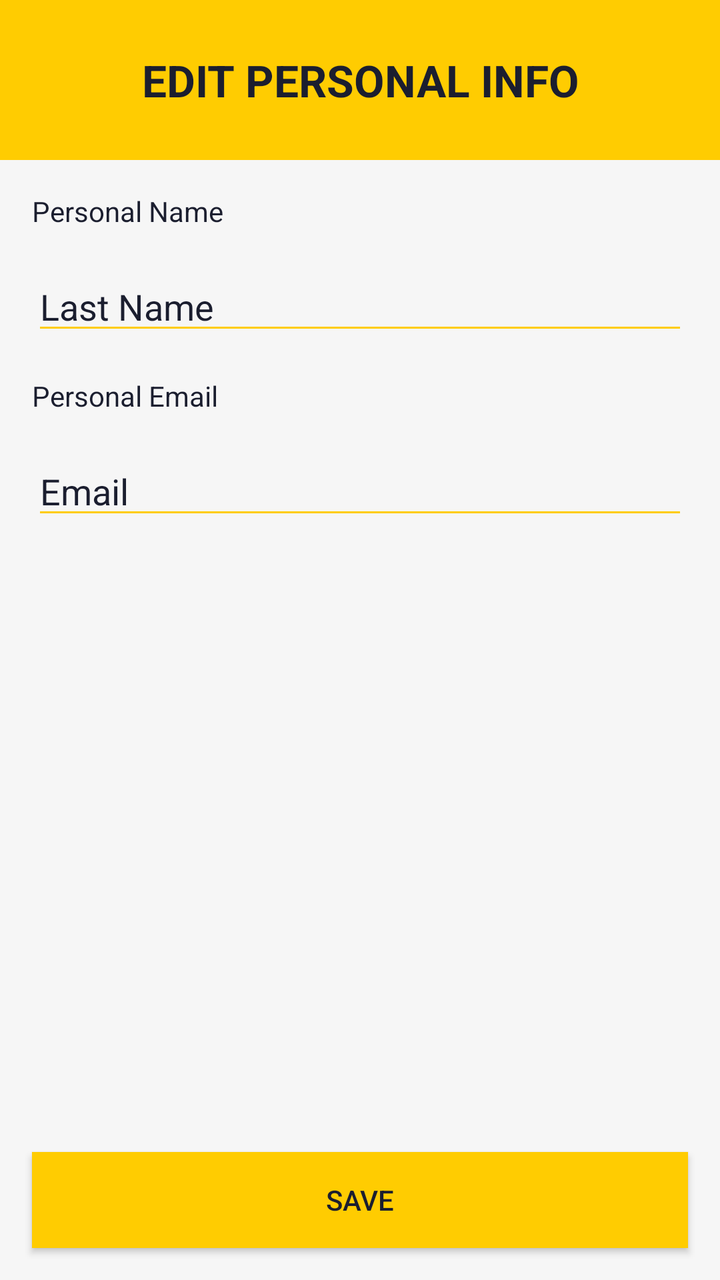
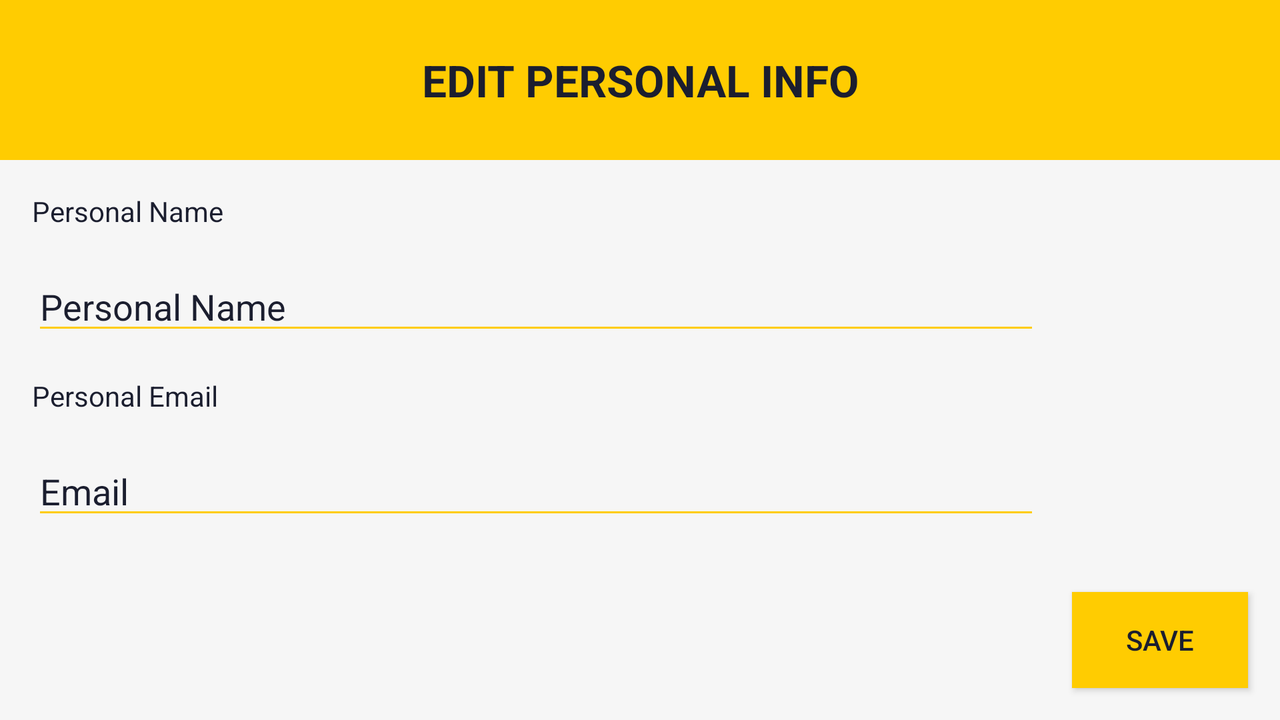

Two renders of one Android screen. The first uses the default layout on a phone; the second uses the alternative layout the repository ships for a different screen configuration, on a matching device. The two XML files are below.
<!-- AndroidManifest.xml: application theme AppTheme -->
<!-- res/layout/activity_edit_personal_info.xml -->
<?xml version="1.0" encoding="utf-8"?>
<androidx.constraintlayout.widget.ConstraintLayout xmlns:android="http://schemas.android.com/apk/res/android"
    xmlns:app="http://schemas.android.com/apk/res-auto"
    android:id="@+id/editPersonalInfo"
    android:background="?attr/colorBackground"
    android:layout_width="match_parent"
    android:layout_height="match_parent">

    <TextView
        android:id="@+id/rudimentHeading"
        android:layout_width="0dp"
        android:layout_height="80dp"
        android:gravity="center"
        android:text="@string/editPersonal"
        android:textAlignment="center"
        android:textAllCaps="true"
        android:textAppearance="@style/TextAppearance.AppCompat.Large"
        android:textColor="?attr/colorText"
        android:background="?attr/colorHeader"
        android:textStyle="bold"
        app:layout_constraintEnd_toEndOf="parent"
        app:layout_constraintHorizontal_bias="0.0"
        app:layout_constraintStart_toStartOf="parent"
        app:layout_constraintTop_toTopOf="parent" />

    <EditText
        android:id="@+id/businessNameInput"
        android:layout_width="0dp"
        android:layout_height="wrap_content"
        android:layout_marginStart="16dp"
        android:layout_marginLeft="16dp"
        android:layout_marginTop="16dp"
        android:layout_marginEnd="16dp"
        android:layout_marginRight="16dp"
        android:textColor="?attr/colorLightText"
        android:backgroundTint="#ffcc01"
        android:ems="10"
        android:hint="@string/personal_name"
        android:inputType="textPersonName"
        android:text="@string/last_name_text"
        app:layout_constraintEnd_toEndOf="parent"
        app:layout_constraintStart_toStartOf="parent"
        app:layout_constraintTop_toBottomOf="@+id/businessNameLbl" />

    <EditText
        android:id="@+id/emailInput"
        android:layout_width="0dp"
        android:layout_height="wrap_content"
        android:layout_marginStart="16dp"
        android:layout_marginLeft="16dp"
        android:layout_marginTop="16dp"
        android:layout_marginEnd="16dp"
        android:layout_marginRight="16dp"
        android:textColor="?attr/colorLightText"
        android:backgroundTint="#ffcc01"
        android:ems="10"
        android:hint="@string/emailText"
        android:inputType="textEmailAddress"
        android:text="@string/emailText"
        app:layout_constraintEnd_toEndOf="parent"
        app:layout_constraintStart_toStartOf="parent"
        app:layout_constraintTop_toBottomOf="@+id/businessEmailLbl" />

    <Button
        android:id="@+id/saveUserDataBtn"
        android:layout_width="0dp"
        android:layout_height="wrap_content"
        android:layout_marginStart="16dp"
        android:layout_marginLeft="16dp"
        android:layout_marginEnd="16dp"
        android:layout_marginRight="16dp"
        android:layout_marginBottom="16dp"
        android:textColor="?attr/colorText"
        android:background="?attr/colorButton"
        android:text="@string/save"
        app:layout_constraintBottom_toBottomOf="parent"
        app:layout_constraintEnd_toEndOf="parent"
        app:layout_constraintStart_toStartOf="parent" />

    <TextView
        android:id="@+id/businessNameLbl"
        android:layout_width="0dp"
        android:layout_height="wrap_content"
        android:layout_marginStart="16dp"
        android:layout_marginLeft="16dp"
        android:layout_marginTop="16dp"
        android:layout_marginEnd="16dp"
        android:layout_marginRight="16dp"
        android:textColor="?attr/colorLightText"
        android:text="@string/personal_name"
        app:layout_constraintEnd_toEndOf="parent"
        app:layout_constraintStart_toStartOf="parent"
        app:layout_constraintTop_toBottomOf="@+id/rudimentHeading" />

    <TextView
        android:id="@+id/businessEmailLbl"
        android:layout_width="0dp"
        android:layout_height="wrap_content"
        android:layout_marginStart="16dp"
        android:layout_marginLeft="16dp"
        android:layout_marginTop="16dp"
        android:layout_marginEnd="16dp"
        android:layout_marginRight="16dp"
        android:textColor="?attr/colorLightText"
        android:text="@string/personal_email"
        app:layout_constraintEnd_toEndOf="parent"
        app:layout_constraintStart_toStartOf="parent"
        app:layout_constraintTop_toBottomOf="@+id/businessNameInput" />

</androidx.constraintlayout.widget.ConstraintLayout>
<!-- resources referenced by this layout -->
<resources>
  <string name="editPersonal">Edit Personal Info</string>
  <string name="emailText">Email</string>
  <string name="last_name_text">Last Name</string>
  <string name="personal_email">Personal Email</string>
  <string name="personal_name">Personal Name</string>
  <string name="save">Save</string>
  <style name="AppTheme" parent="Theme.AppCompat.Light.DarkActionBar">
          
          <item name="colorPrimary">#1b1e2f</item>
          <item name="colorPrimaryDark">@color/colorPrimaryDark</item>
          <item name="colorAccent">@color/colorAccent</item>
          <item name="colorBackground">#f6f6f6</item>
          <item name="colorButton">#ffcc01</item>
          <item name="colorHeader">#ffcc01</item>
          <item name="colorText">#1b1e2f</item>
          <item name="colorLightText">#1b1e2f</item>
      </style>
</resources>
<!-- res/layout-land/activity_edit_personal_info.xml (the repository's variant of the layout above) -->
<!-- drawn on the phone turned sideways -->
<?xml version="1.0" encoding="utf-8"?>
<androidx.constraintlayout.widget.ConstraintLayout xmlns:android="http://schemas.android.com/apk/res/android"
    xmlns:app="http://schemas.android.com/apk/res-auto"
    android:id="@+id/editPersonalInfo"
    android:background="?attr/colorBackground"
    android:layout_width="match_parent"
    android:layout_height="match_parent">

    <TextView
        android:id="@+id/rudimentHeading"
        android:layout_width="0dp"
        android:layout_height="80dp"
        android:gravity="center"
        android:text="@string/editPersonal"
        android:textAlignment="center"
        android:textAllCaps="true"
        android:textAppearance="@style/TextAppearance.AppCompat.Large"
        android:textColor="?attr/colorText"
        android:background="?attr/colorHeader"
        android:textStyle="bold"
        app:layout_constraintEnd_toEndOf="parent"
        app:layout_constraintHorizontal_bias="0.0"
        app:layout_constraintStart_toStartOf="parent"
        app:layout_constraintTop_toTopOf="parent" />

    <EditText
        android:id="@+id/businessNameInput"
        android:layout_width="0dp"
        android:layout_height="wrap_content"
        android:layout_marginStart="16dp"
        android:layout_marginLeft="16dp"
        android:layout_marginTop="16dp"
        android:layout_marginEnd="16dp"
        android:layout_marginRight="16dp"
        android:backgroundTint="#ffcc01"
        android:ems="10"
        android:hint="@string/personal_name"
        android:inputType="textPersonName"
        android:text="@string/personal_name"
        android:textColor="?attr/colorLightText"
        app:layout_constraintEnd_toStartOf="@+id/saveUserDataBtn"
        app:layout_constraintStart_toStartOf="parent"
        app:layout_constraintTop_toBottomOf="@+id/businessNameLbl" />

    <EditText
        android:id="@+id/emailInput"
        android:layout_width="0dp"
        android:layout_height="wrap_content"
        android:layout_marginStart="16dp"
        android:layout_marginLeft="16dp"
        android:layout_marginTop="16dp"
        android:layout_marginEnd="16dp"
        android:layout_marginRight="16dp"
        android:backgroundTint="#ffcc01"
        android:ems="10"
        android:hint="@string/emailText"
        android:inputType="textEmailAddress"
        android:text="@string/emailText"
        android:textColor="?attr/colorLightText"
        app:layout_constraintEnd_toStartOf="@+id/saveUserDataBtn"
        app:layout_constraintStart_toStartOf="parent"
        app:layout_constraintTop_toBottomOf="@+id/businessEmailLbl" />

    <Button
        android:id="@+id/saveUserDataBtn"
        android:layout_width="0dp"
        android:layout_height="wrap_content"
        android:layout_marginEnd="16dp"
        android:layout_marginRight="16dp"
        android:layout_marginBottom="16dp"
        android:background="?attr/colorButton"
        android:text="@string/save"
        android:textColor="?attr/colorText"
        app:layout_constraintBottom_toBottomOf="parent"
        app:layout_constraintEnd_toEndOf="parent" />

    <TextView
        android:id="@+id/businessNameLbl"
        android:layout_width="0dp"
        android:layout_height="wrap_content"
        android:layout_marginStart="16dp"
        android:layout_marginLeft="16dp"
        android:layout_marginTop="16dp"
        android:layout_marginEnd="16dp"
        android:layout_marginRight="16dp"
        android:text="@string/personal_name"
        android:textColor="?attr/colorLightText"
        app:layout_constraintEnd_toStartOf="@+id/saveUserDataBtn"
        app:layout_constraintStart_toStartOf="parent"
        app:layout_constraintTop_toBottomOf="@+id/rudimentHeading" />

    <TextView
        android:id="@+id/businessEmailLbl"
        android:layout_width="0dp"
        android:layout_height="wrap_content"
        android:layout_marginStart="16dp"
        android:layout_marginLeft="16dp"
        android:layout_marginTop="16dp"
        android:layout_marginEnd="16dp"
        android:layout_marginRight="16dp"
        android:text="@string/personal_email"
        android:textColor="?attr/colorLightText"
        app:layout_constraintEnd_toStartOf="@+id/saveUserDataBtn"
        app:layout_constraintStart_toStartOf="parent"
        app:layout_constraintTop_toBottomOf="@+id/businessNameInput" />

</androidx.constraintlayout.widget.ConstraintLayout>
<!-- resources referenced by the variant -->
<!-- as the phone turned sideways resolves them -->
<resources>
  <string name="editPersonal">Edit Personal Info</string>
  <string name="emailText">Email</string>
  <string name="personal_email">Personal Email</string>
  <string name="personal_name">Personal Name</string>
  <string name="save">Save</string>
  <style name="AppTheme" parent="Theme.AppCompat.Light.DarkActionBar">
          
          <item name="colorPrimary">#1b1e2f</item>
          <item name="colorPrimaryDark">@color/colorPrimaryDark</item>
          <item name="colorAccent">@color/colorAccent</item>
          <item name="colorBackground">#f6f6f6</item>
          <item name="colorButton">#ffcc01</item>
          <item name="colorHeader">#ffcc01</item>
          <item name="colorText">#1b1e2f</item>
          <item name="colorLightText">#1b1e2f</item>
      </style>
</resources>
